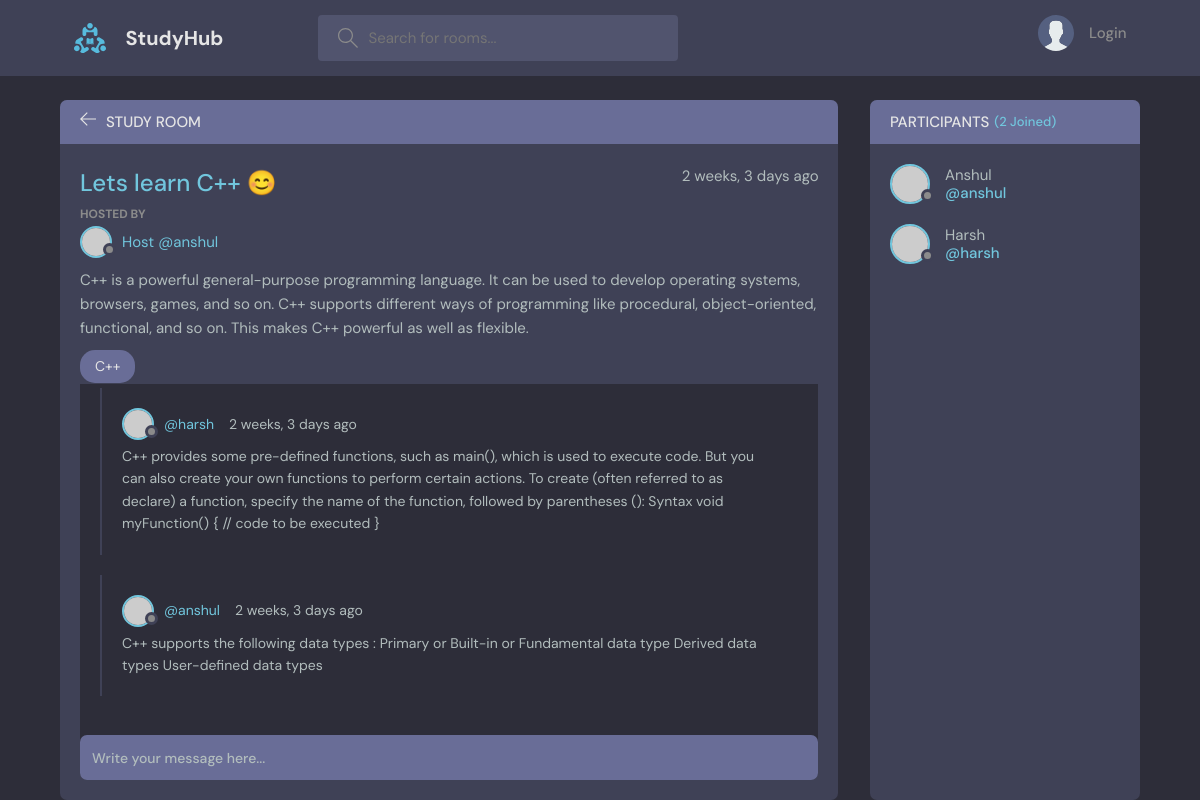
The app's page /room/8 with its own data.
### base/models.py (models this page shows, shortened)
class Room(models.Model):
    host = models.ForeignKey(User , on_delete=models.SET_NULL , null=True)
    topic =models.ForeignKey(Topic , on_delete=models.SET_NULL , null=True )
    name = models.CharField(max_length=200)
    description = models.TextField(null=True , blank=True)
    participants = models.ManyToManyField(User , related_name='participants' ,blank=True)
    updated = models.DateTimeField(auto_now=True)
    created = models.DateTimeField(auto_now_add=True)
    class Meta:
        ordering = ['-updated' , '-created']

class Topic(models.Model):
    name = models.CharField(max_length=100)
    subscribe  = models.ManyToManyField(User, related_name='subscribe', blank=True)

class Message(models.Model):
    user = models.ForeignKey( User, on_delete=models.CASCADE)
    room =  models.ForeignKey(Room , on_delete=models.CASCADE)
    body = models.TextField()
    updated = models.DateTimeField(auto_now=True)
    created = models.DateTimeField(auto_now_add=True)
    class Meta:
        ordering = ['-updated' , '-created']

### base/views.py (the view, shortened to what this page needs)
def room(request ,pk):# here pk = primary key to identify the room
    room = Room.objects.get(id = pk)
    print("\n\n\n" , room.host , end="\n\n\n")
    room_messages = room.message_set.all().order_by('-created') # message_set will give us all children of the room
    participants = room.participants.all()
    context = {'room' : room ,
        'room_messages':room_messages ,'participants':participants}
    return render(request ,'base/room.html' ,context)

### base/templates/base/room.html (shortened to what this page needs)
{% extends 'main.html' %}
{% block content %}
<main class="profile-page layout layout--2">
  <div class="container">
    <div class="room">
      <div class="room__top">
        <div class="room__topLeft">
          <a href="{% url 'home' %}">
            <svg
              version="1.1"
              xmlns="http://www.w3.org/2000/svg"
              width="32"
              height="32"
              viewBox="0 0 32 32"
            >
              <title>arrow-left</title>
              <path
                d="M13.723 2.286l-13.723 13.714 13.719 13.714 1.616-1.611-10.96-10.96h27.625v-2.286h-27.625l10.965-10.965-1.616-1.607z"
              ></path>
            </svg>
          </a>
          <h3>Study Room</h3>
        </div>
      </div>
      <div class="room__box scroll">
        <div class="room__header scroll">
          <div class="room__info">
            <h3>{{room.name}}</h3>
            <span>{{room.created|timesince}} ago</span>
          </div>
          <div class="room__hosted">
            <p>Hosted By</p>
            <a href="{% url 'user-profile' room.host.id %}" class="room__author">
              <div class="avatar avatar--small">
                <img src="https://randomuser.me/api/portraits/men/{{room.host.id}}.jpg" />
              </div>
              <span>Host @{{room.host.username}}</span>
            </a>
          </div>
          <div class="room__details">
            {{room.description}}
          </div>
          <span class="room__topics">{{room.topic.name}}</span>
        </div>
        <div class="room__conversation">
          <div class="threads scroll">
            {% for message in room_messages %}
            <div class="thread">
              <div class="thread__top">
                <div class="thread__author">
                  <a href="{% url 'user-profile' message.user.id %}" class="thread__authorInfo">
                    <div class="avatar avatar--small">
                      <img
                        src="https://randomuser.me/api/portraits/men/{{message.user.id}}.jpg"
                      />
                    </div>
                    <span>@{{message.user.username}}</span>
                  </a>
                  <span class="thread__date"> {{message.created|timesince}} ago</span>
                </div>
              </div>
              <div class="thread__details">
                {{message.body}}
              </div>
            </div>
            {% endfor %}
          </div>
        </div>
      </div>
      <div class="room__message">
        <form action="" method="POST">
          <input type="text" name="body" placeholder="Write your message here..." />
        </form>
      </div>
    </div>
    <div class="participants">
      <h3 class="participants__top">Participants <span>({{participants.count}} Joined)</span></h3>
      <div class="participants__list scroll">
        {% for user in participants %}
        <a href="{% url 'user-profile' user.id %}" class="participant">
          <div class="avatar avatar--medium">
            <img src="https://randomuser.me/api/portraits/men/37.jpg" />
          </div>
          <p>
            {{user.username.capitalize}}
            <span>@{{user.username}}</span>
          </p>
        </a>
        {% endfor %}
      </div>
    </div>
  </div>
</main>
{% endblock content %}

### records on screen
Room: name "Lets learn C++ 😊", created "2 weeks, 3 days", host.username "anshul", description "C++ is a powerful general-purpose programming language. It can be used to develop operating systems, browsers, games, and so on. C++ supports different ways of programming like procedural, object-oriented, functional, and so on. This makes C++ powerful as well as flexible.", topic.name "C++"
Message: user.username "harsh", created "2 weeks, 3 days", body "C++ provides some pre-defined functions, such as main(), which is used to execute code. But you can also create your own functions to perform certain actions. To create (often referred to as declare) a function, specify the name of the function, followed by parentheses (): Syntax void myFunction() { // code to be executed }"
Message: user.username "anshul", created "2 weeks, 3 days", body "C++ supports the following data types : Primary or Built-in or Fundamental data type Derived data types User-defined data types"

### other values on screen
{{ participants.count }} "2"
{{ user.username.capitalize }} "Anshul"
{{ user.username }} "anshul"
{{ user.username.capitalize }} "Harsh"
{{ user.username }} "harsh"
